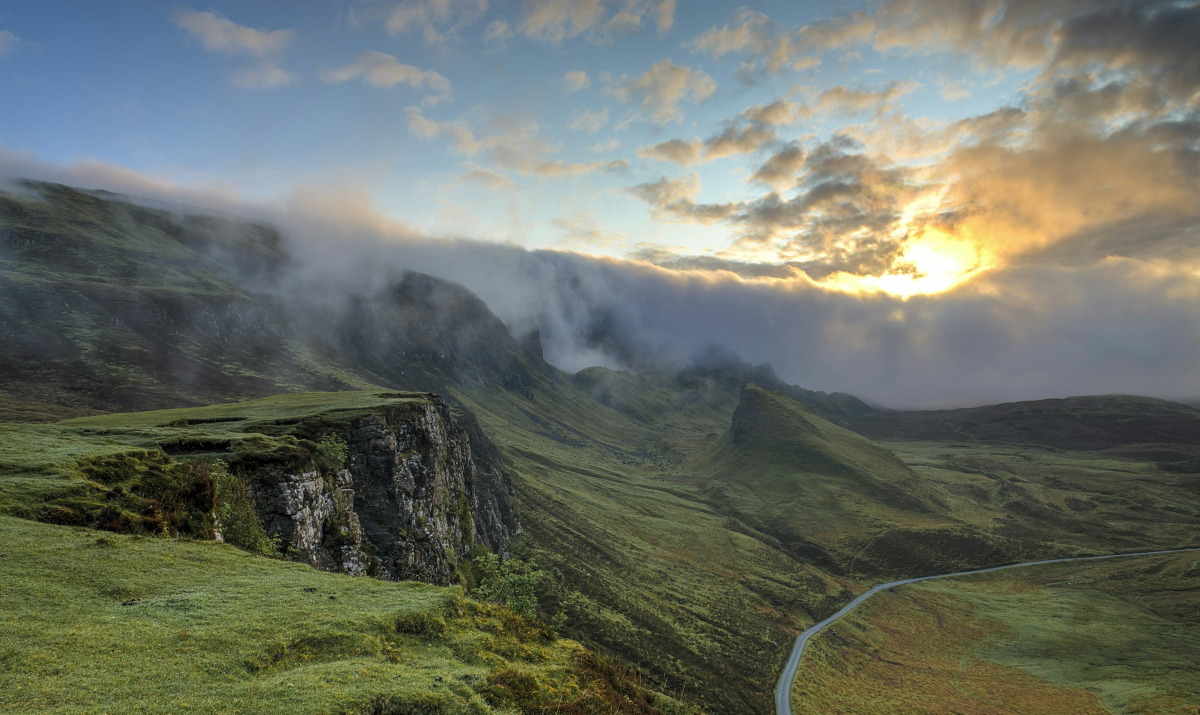
#> input picture assets/img/heroe-2400.jpg, 2400 x 1430 px (shown at 1/2 size)
$ python og.py ../../assets/img/heroe-2400.jpg ../../assets/img/og-divulga.jpg
#> lines starting #> are read from the running program, lines starting #| are printed output that depends on the picture
#!/usr/bin/env python3
"""Xera assets/img/og-divulga.jpg (1200×630), a imaxe para compartir en redes.

Mesma foto e mesmo tratamento que a portada de fundaciongaliciasustentable.gal.
Precisa Pillow e as fontes Playfair Display e Lato (Google Fonts, OFL):
  python3 og.py <PlayfairDisplay[wght].ttf> <Lato-Regular.ttf>
"""
import sys
from pathlib import Path

from PIL import Image, ImageDraw, ImageFont

ROOT = Path(__file__).resolve().parents[2]
playfair, lato = sys.argv[1], sys.argv[2]
W, H = 1200, 630

foto = Image.open(ROOT / "assets/img/heroe-2400.jpg").convert("RGB")
#> foto is the input picture: PIL image 2400x1430 RGB; mean R, G, B 106.2, 111.5, 100.8
s = max(W / foto.width, H / foto.height)
#> s = 0.5
foto = foto.resize((round(foto.width * s), round(foto.height * s)), Image.LANCZOS)
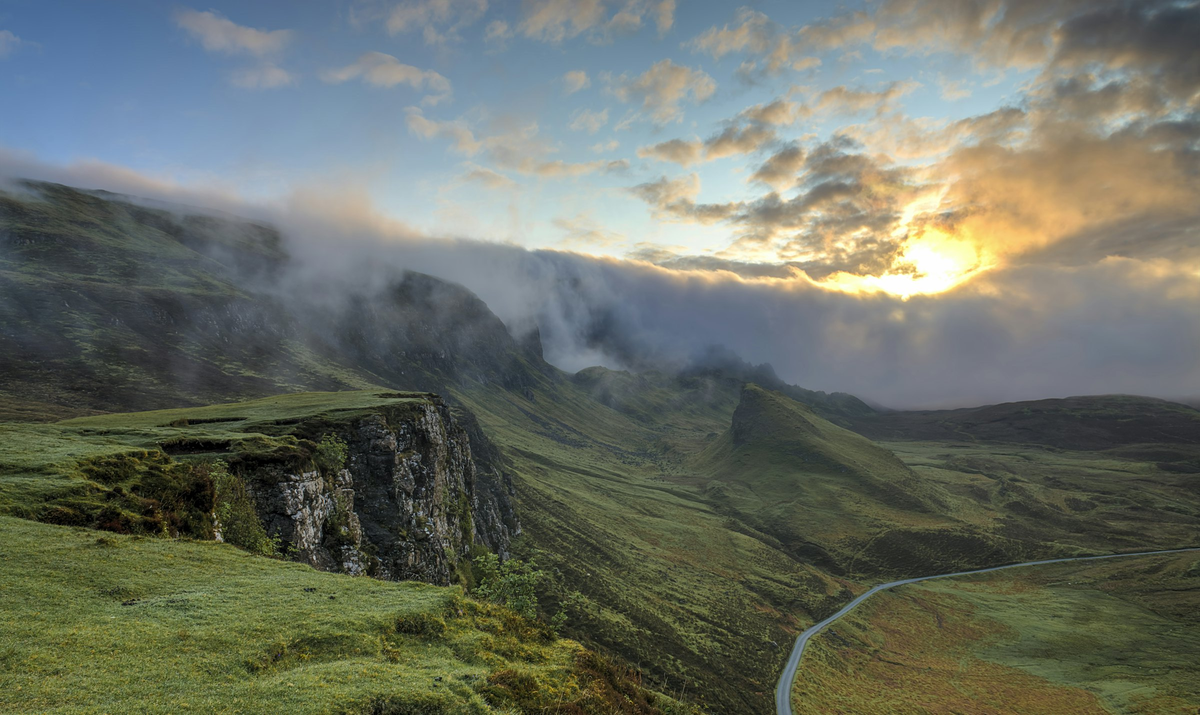
#> foto: PIL image 1200x715 RGB; mean R, G, B 106.2, 111.5, 100.8
x0 = (foto.width - W) // 2
#> x0 = 0
y0 = int((foto.height - H) * 0.55)
#> y0 = 46
img = foto.crop((x0, y0, x0 + W, y0 + H))
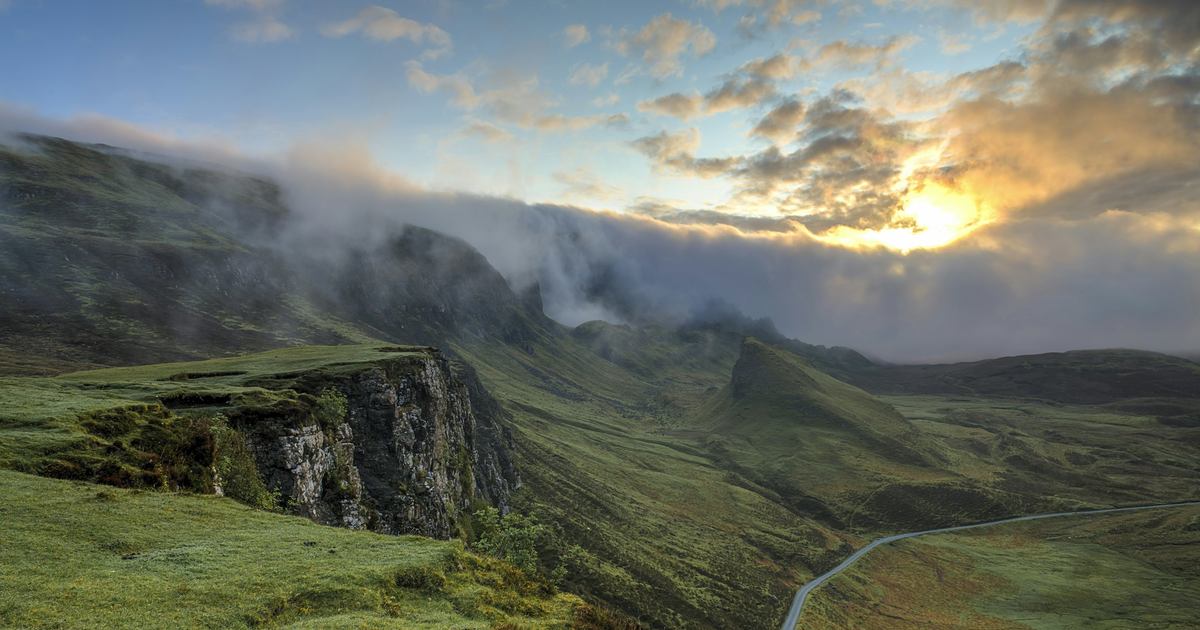
#> img: PIL image 1200x630 RGB; mean R, G, B 106.9, 111.9, 101.4

# Degradado escuro (--gs-negro) cara abaixo e á esquerda, como o heroe da web
neg = (26, 26, 23)
capa = Image.new("RGBA", (W, H))
#> capa: PIL image 1200x630 RGBA; every value is 0
px = capa.load()
for y in range(H):
    for x in range(W):
        a = 0.15 + 0.62 * (y / H) ** 1.4 + 0.30 * max(0, 1 - x / (W * 0.75))
        px[x, y] = (*neg, int(255 * min(a, 0.88)))
img = Image.alpha_composite(img.convert("RGBA"), capa)
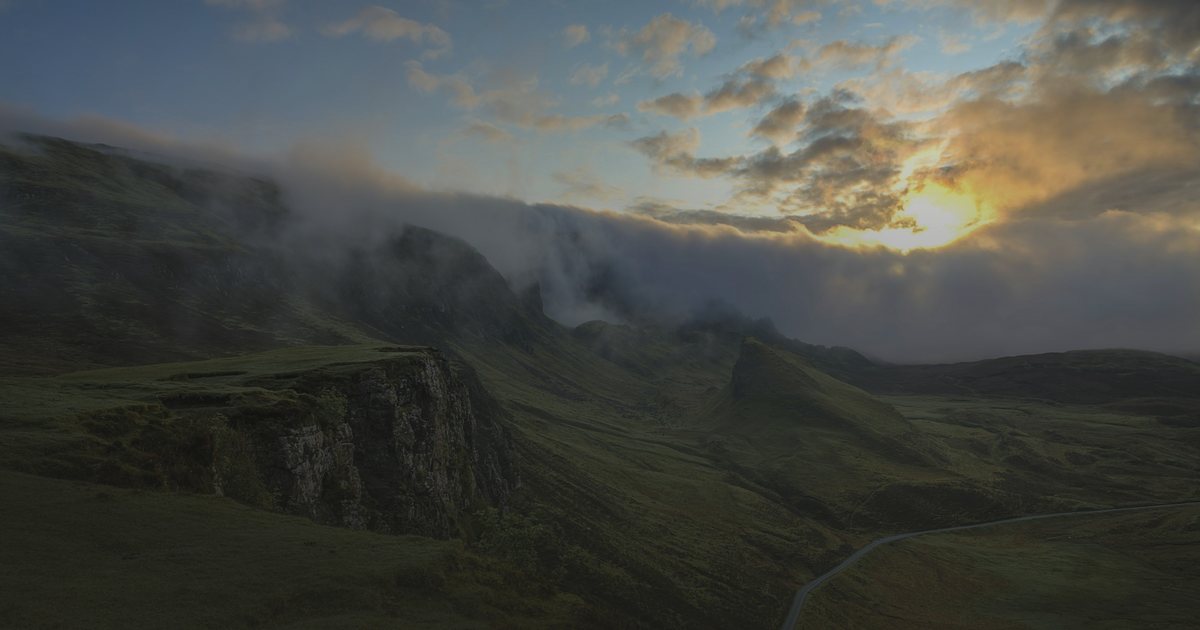
#> img: PIL image 1200x630 RGBA; mean R, G, B, A 72.3, 74.4, 69.6, 255

#> (the run stopped early here; a loop or call above may not have finished)
